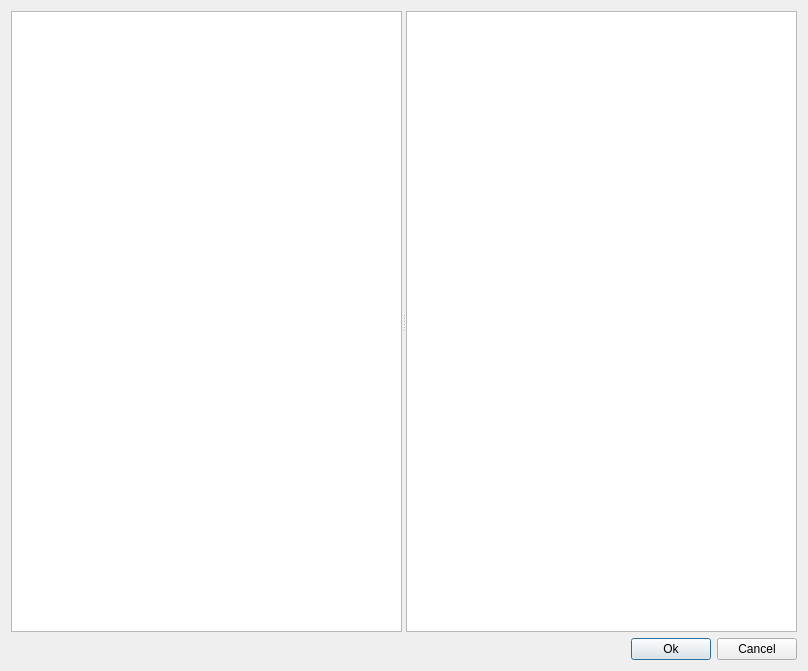
<?xml version="1.0" encoding="UTF-8"?>
<ui version="4.0">
 <class>CForwarding_select_ai_tagname_dialog</class>
 <widget class="QDialog" name="CForwarding_select_ai_tagname_dialog">
  <property name="geometry">
   <rect>
    <x>0</x>
    <y>0</y>
    <width>808</width>
    <height>671</height>
   </rect>
  </property>
  <property name="windowTitle">
   <string>CForwarding_select_ai_tagname_dialog</string>
  </property>
  <layout class="QGridLayout" name="gridLayout">
   <item row="0" column="0">
    <widget class="QSplitter" name="splitter">
     <property name="orientation">
      <enum>Qt::Horizontal</enum>
     </property>
     <widget class="QTreeView" name="treeView"/>
     <widget class="QTableView" name="tableView"/>
    </widget>
   </item>
   <item row="1" column="0">
    <layout class="QHBoxLayout" name="horizontalLayout">
     <item>
      <spacer name="horizontalSpacer">
       <property name="orientation">
        <enum>Qt::Horizontal</enum>
       </property>
       <property name="sizeHint" stdset="0">
        <size>
         <width>40</width>
         <height>20</height>
        </size>
       </property>
      </spacer>
     </item>
     <item>
      <widget class="QPushButton" name="pushButtonOk">
       <property name="text">
        <string>Ok</string>
       </property>
      </widget>
     </item>
     <item>
      <widget class="QPushButton" name="pushButtonCancel">
       <property name="text">
        <string>Cancel</string>
       </property>
      </widget>
     </item>
    </layout>
   </item>
  </layout>
 </widget>
 <layoutdefault spacing="6" margin="11"/>
 <resources/>
 <connections/>
</ui>
